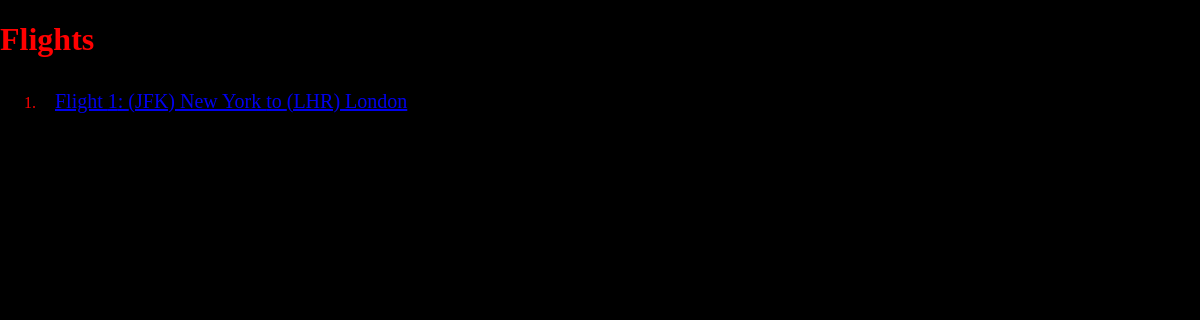
The page /flights/ on the database as committed earlier.
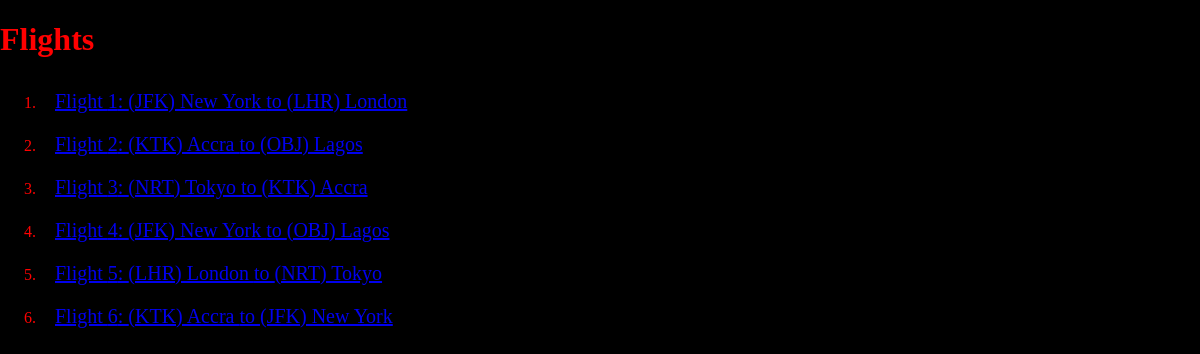
The same page on the database as committed later.
### flights/models.py (models this page shows, shortened)
class Flight(models.Model):
    origin = models.ForeignKey(Airport, on_delete=models.CASCADE, related_name='departures')
    destination =models.ForeignKey(Airport,on_delete=models.CASCADE,related_name='arrivals')
    duration = models.IntegerField()

class Airport(models.Model):
    code = models.CharField(max_length=3)
    city = models.CharField(max_length=64)
    def __str__(self):
        return f"({self.code}) {self.city}"

### flights/views.py (the view)
# urls.py: path("", views.index, name='index'),
def index(request):
    return render(request,'flights/index.html',{
        "flights":Flight.objects.all()
    })

### flights/templates/flights/index.html
{% extends 'flights/layout.html' %}
{% block body %}
    <h1>Flights</h1>
    <ol>
        {% for flight in flights %}
         <li>
            <a href="url 'flight' flight.id ">
                Flight {{ flight.id }}:
                {{ flight.origin }} to {{ flight.destination}}
            </a>
         </li>
        {% endfor%}
    </ol>
{% endblock%}

### flights/templates/flights/layout.html (shortened to what this page needs)
{% load  static %}
<!DOCTYPE html>
<html lang="en">
<head>
    <link rel="stylesheet" href="{% static 'flights/style.css'%}">
</head>
<body>
    {% block body %}
    {% endblock %}
</body>
</html>

### flights/static/flights/style.css (style rules this page uses)
body { background-color: black; color: red; margin:0; padding:0; }
li { padding: 10px; }
a { font-size: 20px; padding: 5px; }

Rows that differ between the two databases and show on the page:
added Flight: id "2", origin "(KTK) Accra", destination "(OBJ) Lagos"
added Flight: id "3", origin "(NRT) Tokyo", destination "(KTK) Accra"
added Flight: id "4", origin "(JFK) New York", destination "(OBJ) Lagos"
added Flight: id "5", origin "(LHR) London", destination "(NRT) Tokyo"
added Flight: id "6", origin "(KTK) Accra", destination "(JFK) New York"
